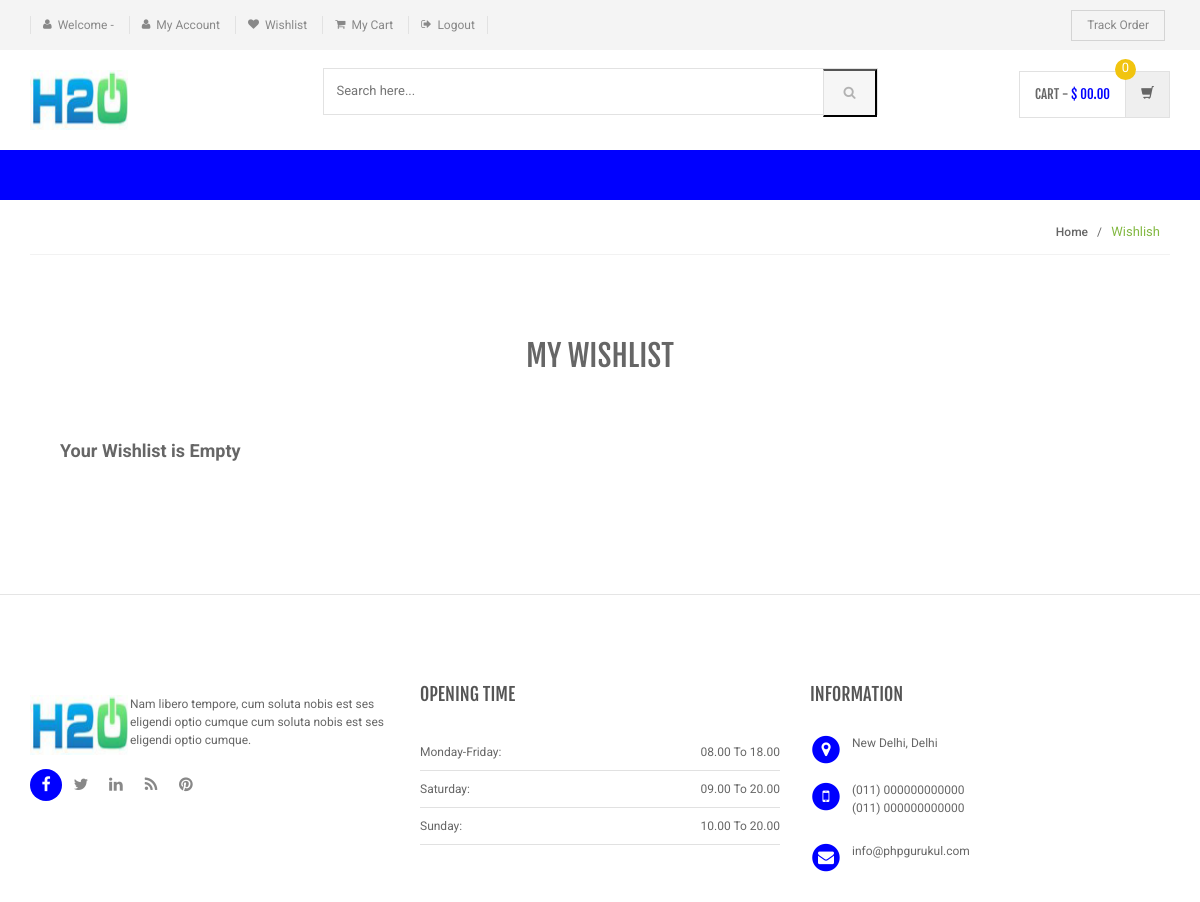
Before: /weba/my-wishlist.php (signed in) with the older database file.
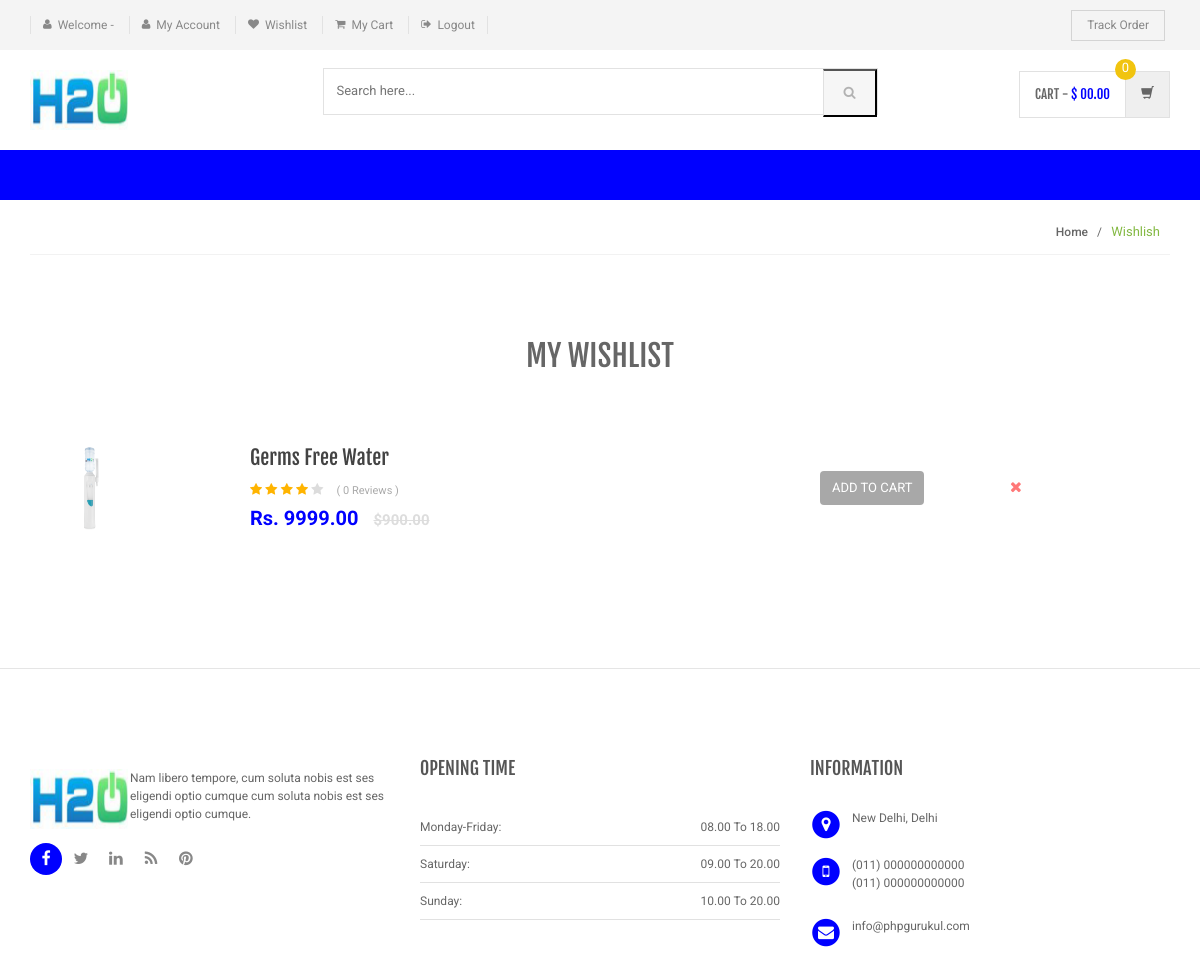
After: the same page with the newer database file.
### tables this page shows
CREATE TABLE `wishlist` (
  `id` int(11) NOT NULL,
  `userId` int(11) DEFAULT NULL,
  `productId` int(11) DEFAULT NULL,
  `postingDate` timestamp NOT NULL DEFAULT current_timestamp()
);

CREATE TABLE `products` (
  `id` int(11) NOT NULL,
  `category` int(11) NOT NULL,
  `subCategory` int(11) DEFAULT NULL,
  `productName` varchar(255) DEFAULT NULL,
  `productCompany` varchar(255) DEFAULT NULL,
  `productPrice` int(11) DEFAULT NULL,
  `productPriceBeforeDiscount` int(11) DEFAULT NULL,
  `productDescription` longtext DEFAULT NULL,
  `productImage1` varchar(255) DEFAULT NULL,
  `productImage2` varchar(255) DEFAULT NULL,
  `productImage3` varchar(255) DEFAULT NULL,
  `shippingCharge` int(11) DEFAULT NULL,
  `productAvailability` varchar(255) DEFAULT NULL,
  `postingDate` timestamp NULL DEFAULT current_timestamp(),
  `updationDate` varchar(255) DEFAULT NULL
);

### weba/my-wishlist.php (the view, shortened to what this page needs)
<?php
include('includes/config.php');
if(strlen($_SESSION['login'])==0)
    {
header('location:login.php');
}
else{
?>
<!DOCTYPE html>
<html lang="en">
	<head>
	    <link rel="stylesheet" href="assets/css/bootstrap.min.css">
	    <link rel="stylesheet" href="assets/css/main.css">
	    <link rel="stylesheet" href="assets/css/green.css">
	    <link rel="stylesheet" href="assets/css/owl.carousel.css">
		<link rel="stylesheet" href="assets/css/owl.transitions.css">
		<link href="assets/css/lightbox.css" rel="stylesheet">
		<link rel="stylesheet" href="assets/css/animate.min.css">
		<link rel="stylesheet" href="assets/css/rateit.css">
		<link rel="stylesheet" href="assets/css/bootstrap-select.min.css">
		<link rel="stylesheet" href="assets/css/config.css">
		<link href="assets/css/green.css" rel="alternate stylesheet" title="Green color">
		<link href="assets/css/blue.css" rel="alternate stylesheet" title="Blue color">
		<link href="assets/css/red.css" rel="alternate stylesheet" title="Red color">
		<link href="assets/css/orange.css" rel="alternate stylesheet" title="Orange color">
		<link href="assets/css/dark-green.css" rel="alternate stylesheet" title="Darkgreen color">
		<link rel="stylesheet" href="assets/css/font-awesome.min.css">
	</head>
    <body class="cnt-home">
<header class="header-style-1">
<?php include('includes/top-header.php');?>
<?php include('includes/main-header.php');?>
<?php include('includes/menu-bar.php');?>
</header>
<div class="breadcrumb">
	<div class="container">
		<div class="breadcrumb-inner">
			<ul class="list-inline list-unstyled">
				<li><a href="home.html">Home</a></li>
				<li class='active'>Wishlish</li>
			</ul>
		</div>
	</div>
</div>
<div class="body-content outer-top-bd">
	<div class="container">
		<div class="my-wishlist-page inner-bottom-sm">
			<div class="row">
				<div class="col-md-12 my-wishlist">
	<div class="table-responsive">
		<table class="table">
			<thead>
				<tr>
					<th colspan="4">my wishlist</th>
				</tr>
			</thead>
			<tbody>
<?php
$ret=mysqli_query($con,"select products.productName as pname,products.productName as proid,products.productImage1 as pimage,products.productPrice as pprice,wishlist.productId as pid,wishlist.id as wid from wishlist join products on products.id=wishlist.productId where wishlist.userId='".$_SESSION['id']."'");
$num=mysqli_num_rows($ret);
	if($num>0)
	{
while ($row=mysqli_fetch_array($ret)) {
?>
				<tr>
					<td class="col-md-2"><img src="pictures/<?php echo htmlentities($row['pimage']);?>" alt="<?php echo htmlentities($row['pname']);?>" width="60" height="100"></td>
					<td class="col-md-6">
						<div class="product-name"><a href="product-details.php?pid=<?php echo htmlentities($pd=$row['pid']);?>"><?php echo htmlentities($row['pname']);?></a></div>
<?php $rt=mysqli_query($con,"select * from productreviews where productId='$pd'");
$num=mysqli_num_rows($rt);
?>
						<div class="rating">
							<i class="fa fa-star rate"></i>
							<i class="fa fa-star rate"></i>
							<i class="fa fa-star rate"></i>
							<i class="fa fa-star rate"></i>
							<i class="fa fa-star non-rate"></i>
							<span class="review">( <?php echo htmlentities($num);?> Reviews )</span>
						</div>
						<div class="price">Rs.
							<?php echo htmlentities($row['pprice']);?>.00
							<span>$900.00</span>
						</div>
					</td>
					<td class="col-md-2">
						<a href="my-wishlist.php?page=product&action=add&id=<?php echo $row['pid']; ?>" class="btn-upper btn btn-primary">Add to cart</a>
					</td>
					<td class="col-md-2 close-btn">
						<a href="my-wishlist.php?del=<?php echo htmlentities($row['wid']);?>" onClick="return confirm('Are you sure you want to delete?')" class=""><i class="fa fa-times"></i></a>
					</td>
				</tr>
				<?php } } else{ ?>
				<tr>
					<td style="font-size: 18px; font-weight:bold ">Your Wishlist is Empty</td>
				</tr>
				<?php } ?>
			</tbody>
		</table>
	</div>
</div>			</div>
		</div>
</div>
</div>
<?php include('includes/footer.php');?>
</body>
</html>
<?php } ?>

Changed rows visible on the page:
added wishlist: productId.productImage1 (picture), productId.productName "Germs Free Water", num "0", productId.productPrice "9999"
Other visible differences:
text no longer shown: "Your Wishlist is Empty"
